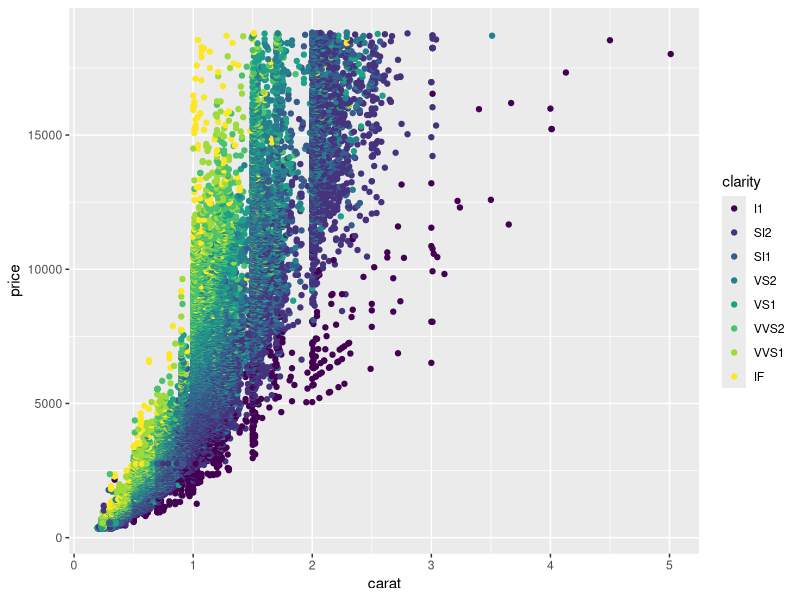
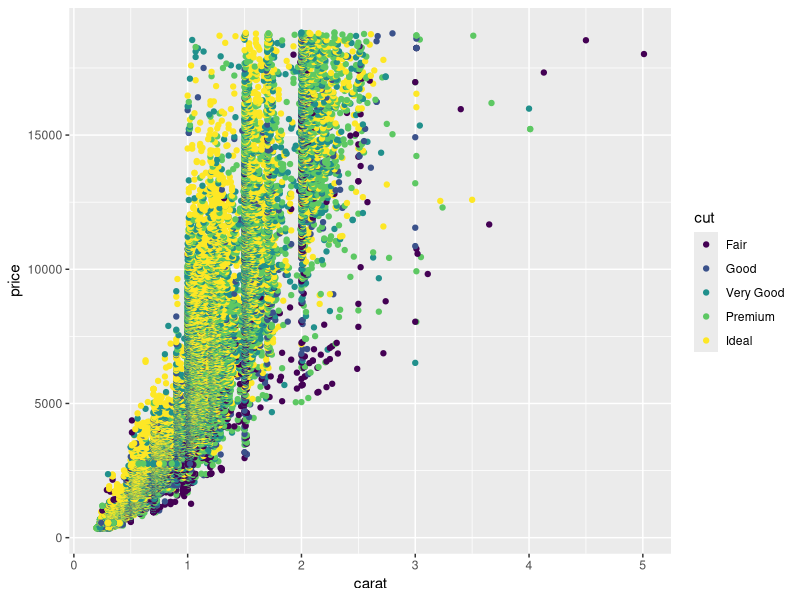
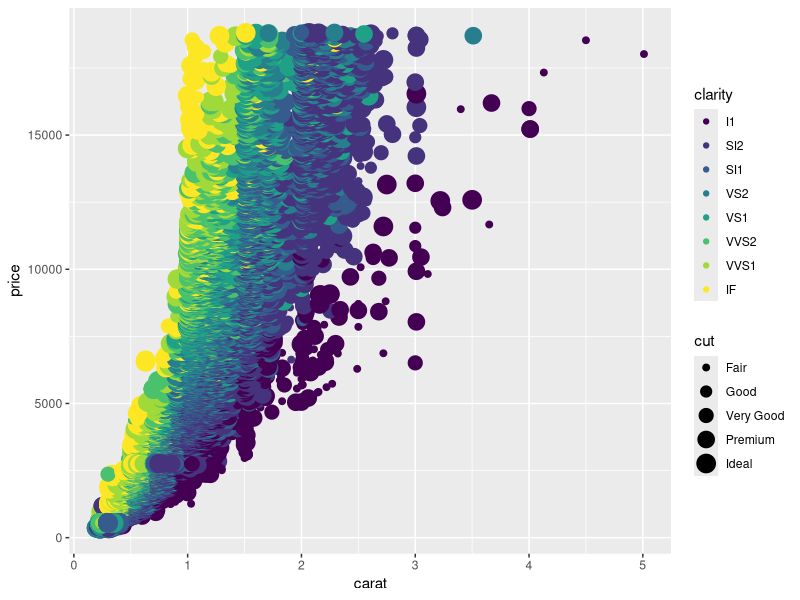
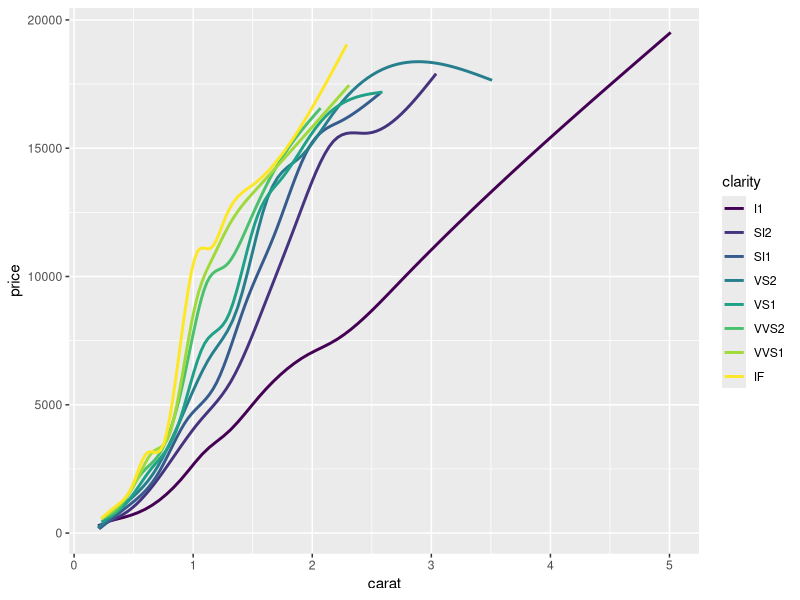
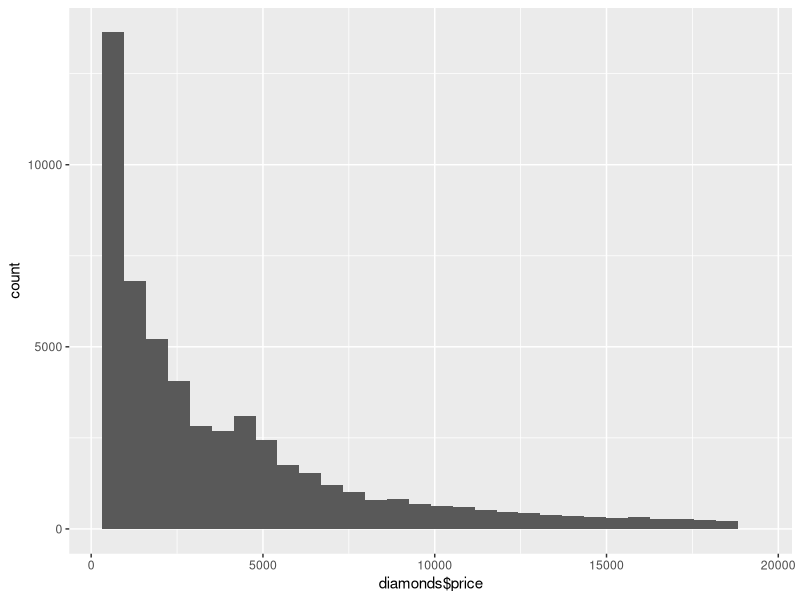
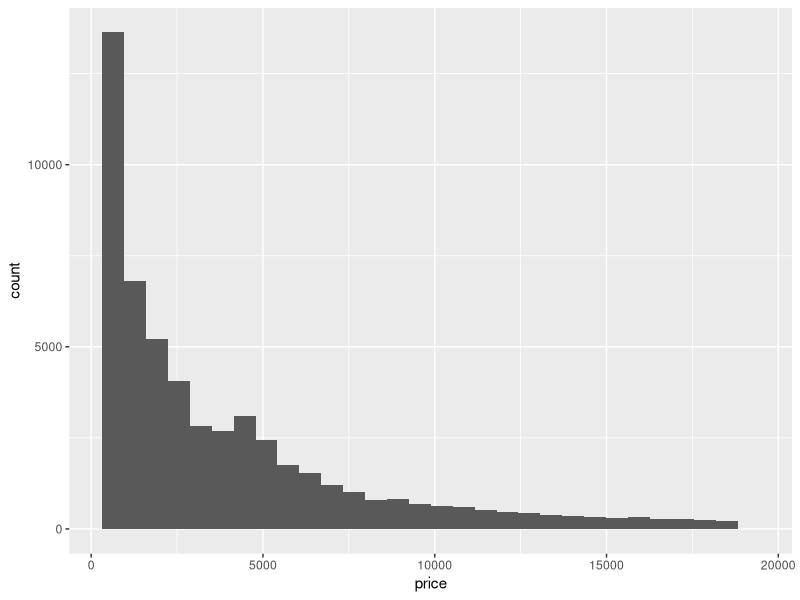
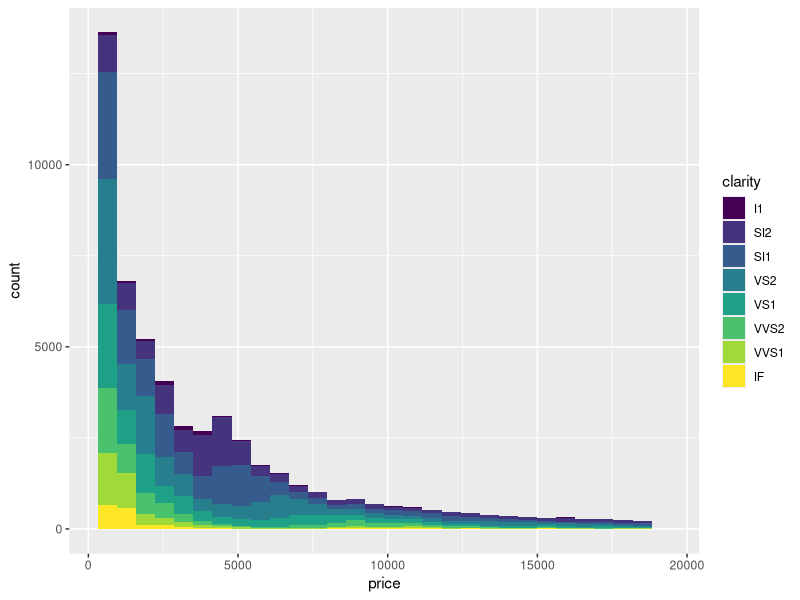
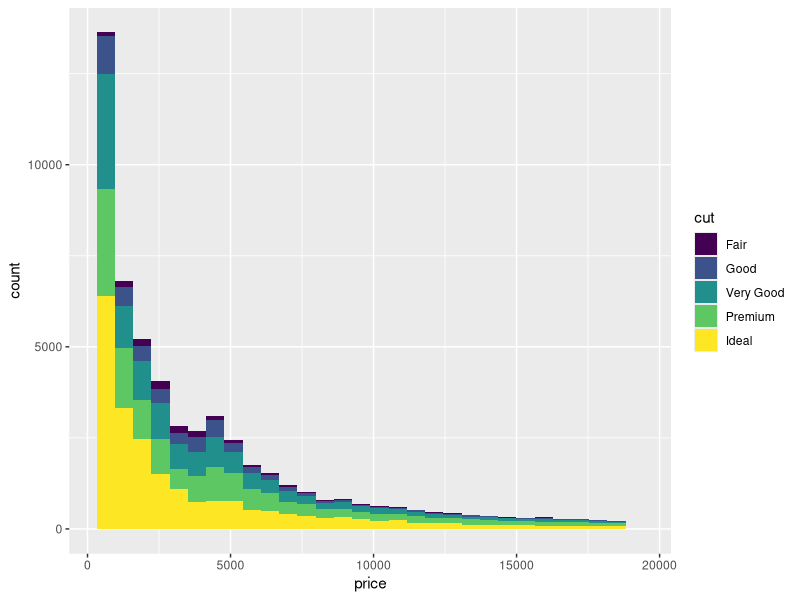

These charts were generated, in order, by the following R code:

# Loading library
library(ggplot2)

# Checking Data
data("diamonds")

# Analysing the columns with mean, median, itemwise, Quarterwise
summary(diamonds)
View(diamonds)
?diamonds

# Loading Dimensions
dim(diamonds)

# Plot with legend on the right side gives clarity about each diamond
x <- ggplot(diamonds, aes(carat,price, color = clarity))
x+geom_point()


x <- ggplot(diamonds, aes(carat,price, color = cut))
x+geom_point()


x <- ggplot(diamonds, aes(carat,price, color = clarity, size = cut))
x+geom_point()

x <- ggplot(diamonds, aes(carat,price, color = clarity))
x+geom_smooth(se = FALSE)


# Histograms

y <- ggplot(diamonds, aes(x = diamonds$price))
y+geom_histogram()

# To avoid warning
y <- ggplot(diamonds, aes(x = price))
y+geom_histogram()

y <- ggplot(diamonds, aes(x = price, fill = clarity))
y+geom_histogram()

y <- ggplot(diamonds, aes(x = price, fill = cut))
y+geom_histogram()

y <- ggplot(diamonds, aes(x = price))
y+geom_density()

y <- ggplot(diamonds, aes(x = price, color = cut))
y+geom_density()

# Box Plot

z <- ggplot(diamonds, aes(x = color, y = price))
z+geom_boxplot()